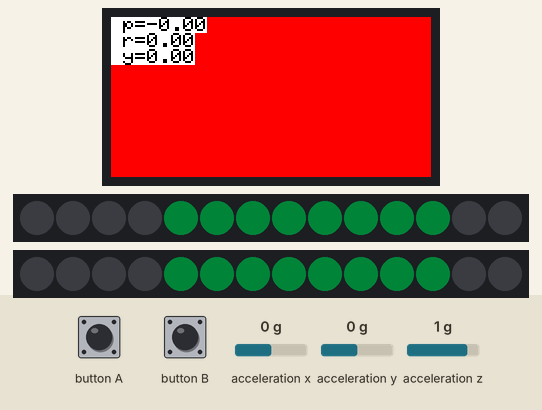
Recording of a program running on a simulated ESP32. On the bench: 160×80 colour display, 2 × 14 RGB LEDs in strip order, left to right. The test bench sets the inputs (shaded band); at power-on: acceleration x 0 g, acceleration y 0 g, acceleration z 1 g. Dim RGB values are drawn brighter than linear; nothing arrives over Bluetooth unless stated; a phone connects over Bluetooth LE 3 s after start. At 11.4 s the program puts the board to deep sleep or switches it off; the recording ends there.

Above: at 1.3 s.
1.4 s: acceleration x set to -1.4 g
At 1.52 s:
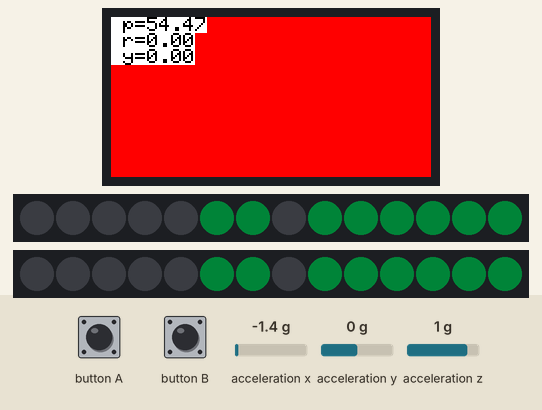
3.1 s: acceleration y set to -1.4 g
At 3.22 s:
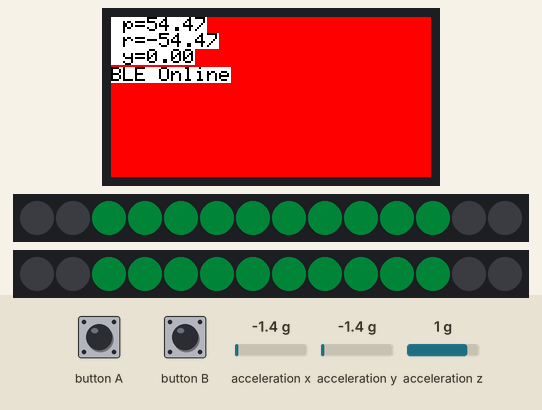
4.9 s: acceleration z set to -1.4 g
At 5.14 s:
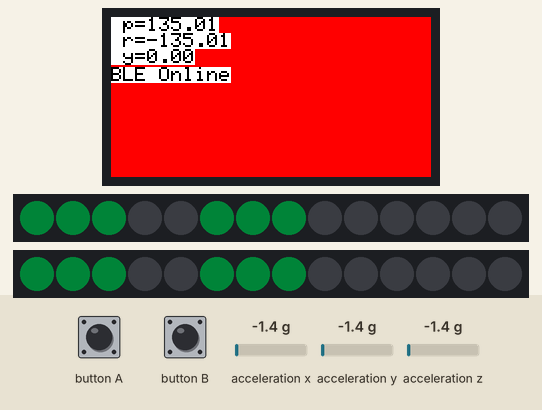
6.4 s: acceleration x set to 0.8 g
At 7.15 s:
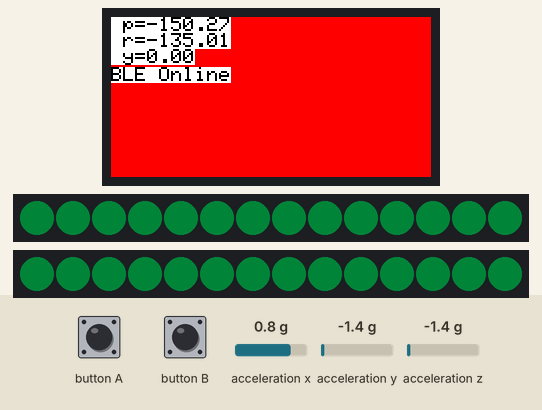

The program:

main.cpp
```cpp
#include <Arduino.h>
#include <M5StickC.h>
#include <FastLED.h>
#include "ble.h"
#define LED_CNT 14
#define TOP_PIN 26
#define BOTTOM_PIN 0
#define COLOR_CTRL yaw
#define BRIGHTNESS_CTRL pitch
#define ANIMATION_CTRL roll

CRGB realleds[LED_CNT];
CRGBSet leds(realleds, LED_CNT);
BLESerial ble;

uint8_t i = 0;
float pitch, roll, yaw;
uint8_t hue;
uint8_t width;
uint32_t color = WHITE;
// static TaskHandle_t LedShowTaskHandle = 0;

void LedShowTask(void *_pvParameters) {
  for(;;) {
    FastLED.show();
    EVERY_N_MILLISECONDS(100) {
      leds(i, (i+ width) % LED_CNT) = CRGB::Black;
      i = (i+1)%LED_CNT;
      leds(i, (i+ width) % LED_CNT) = CHSV(hue, 255, 255);
    }
  }
}

void setupLeds() {
  FastLED.addLeds<WS2812, TOP_PIN, GRB>(leds, LED_CNT).setCorrection(TypicalLEDStrip);
  FastLED.addLeds<WS2812, BOTTOM_PIN, GRB>(leds, LED_CNT).setCorrection(TypicalLEDStrip);
  FastLED.setBrightness(10);
  xTaskCreatePinnedToCore(LedShowTask, "FastLedshowTask", 2048, NULL, 2, NULL, 1); // Run this on the first core.
}

void setup() {
  M5.begin();

  int x = M5.IMU.Init();
  if (x) {
    color = RED;
  }
  M5.Lcd.setRotation(3);
  M5.Lcd.setTextColor(BLACK, WHITE);
  M5.Lcd.fillScreen(color);

  ble.setup();
  setupLeds();
}

void loop() {
  M5.update();
  if (M5.BtnA.pressedFor(2000)) M5.Axp.PowerOff();
  // M5.Lcd.fillScreen(color);
  M5.IMU.getAhrsData(&pitch, &roll, &yaw);
  hue = (uint8_t)map(COLOR_CTRL, -180, 180, 0, 255);
  width = (uint8_t)map(BRIGHTNESS_CTRL, -180, 180, 0, 14);

  M5.Lcd.setCursor(0,0);
  // M5.Lcd.fillRect(0, 0, 80, 80, color);
  M5.Lcd.printf(" p=%.2f\n r=%.2f\n y=%.2f\n", pitch, roll, yaw);
  ble.update();

  delay(10);
}
```

ble.cpp
```cpp
#include "ble.h"

#define SERVICE_UUID           "6E400001-B5A3-F393-E0A9-E50E24DCCA9E" // UART service UUID
#define CHARACTERISTIC_UUID_RX "6E400002-B5A3-F393-E0A9-E50E24DCCA9E"
#define CHARACTERISTIC_UUID_TX "6E400003-B5A3-F393-E0A9-E50E24DCCA9E" // 0x2A3D

class SerialCallbacks : public BLEServerCallbacks {

	public:
		SerialCallbacks(BLESerial& s) : serial(&s) { }

	void onConnect(BLEServer *server) {
		M5.Lcd.setCursor(0, 25);
		M5.Lcd.println("BLE Online");
		serial->connected();
	}

	void onDisconnect(BLEServer *server) {
		M5.Lcd.setCursor(0, 25);
		M5.Lcd.println("BLE Offline");
		serial->disconnected();
	}

	private:
		BLESerial *serial;
};

class ReceiveCallbacks : public BLECharacteristicCallbacks {
	void onWrite(BLECharacteristic *rx) {
		// Process Command
	}
};

BLESerial::BLESerial() {

}

void BLESerial::setup() {
	BLEDevice::init("pixywand");

	server = BLEDevice::createServer();
	server->setCallbacks(new SerialCallbacks(*this));

	service = server->createService(SERVICE_UUID);

	txChar = service->createCharacteristic(
		CHARACTERISTIC_UUID_TX,
		BLECharacteristic::PROPERTY_NOTIFY | BLECharacteristic::PROPERTY_READ
	);

	txChar->addDescriptor(new BLE2902());

	rxChar = service->createCharacteristic(CHARACTERISTIC_UUID_RX,
			BLECharacteristic::PROPERTY_WRITE);
	rxChar->setCallbacks(new ReceiveCallbacks());
	service->start();
	BLEAdvertising* ad = server->getAdvertising();
	ad->setAppearance(193); // GENERIC_SPORTS_WATCH
	ad->start();
}

void BLESerial::update() {
	if (!_connected /* || !hasData */ ) return;
	if (millis() - last_send < 50) return;

	txChar->setValue("128,54,-90\n");
	txChar->notify();
	last_send = millis();
}
```

ble.h
```cpp
#pragma once

#include <Arduino.h>
#include <M5StickC.h>
#include <BLEDevice.h>
#include <BLEServer.h>
#include <BLEUtils.h>
#include <BLE2902.h>

class BLESerial {
	public:
		BLESerial();
		void setup();
		void update();

		inline void connected() { _connected = true; }
		inline void disconnected() { _connected = false; }

	private:
		BLEServer* server;
		BLECharacteristic *txChar, *rxChar;
		BLEService *service;

		bool _connected = false;
		unsigned long last_send;
};
```
